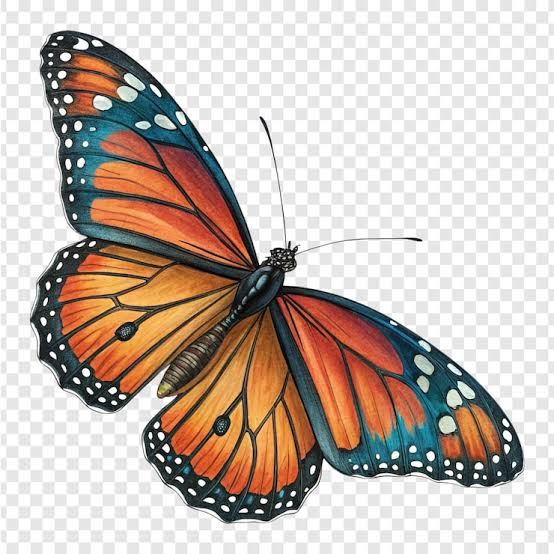
#> input picture Experiment 1 - Solutions by student/Kartik_Kumar_28/image.jpg, 554 x 554 px; its folder holds only this picture in this run
$ python -i segmenters.py   (imports and definitions only)
#> lines starting #> are read from the running program, lines starting #| are printed output that depends on the picture; after the words box and inside, x2 and y2 are one past the last pixel; in counts of white or black regions, pixels touching at a corner belong together
#> further down, picture is the input picture: shape (554, 554, 3); mean B, G, R 177.5, 185.9, 198.6
"""Implementations of the segmentation techniques used in the experiment."""

from __future__ import annotations

import cv2
import numpy as np
from sklearn.cluster import MiniBatchKMeans


def preprocess(image: np.ndarray, kernel_size: int = 5) -> np.ndarray:
#> called with kernel_size = 5
    if kernel_size < 1 or kernel_size % 2 == 0:
        raise ValueError("kernel_size must be a positive odd number")
    gray = cv2.cvtColor(image, cv2.COLOR_BGR2GRAY) if image.ndim == 3 else image.copy()
    return cv2.GaussianBlur(gray, (kernel_size, kernel_size), 0)


def _smaller_foreground(binary: np.ndarray) -> np.ndarray:
    """Treat the less common side of a binary split as foreground."""
    return cv2.bitwise_not(binary) if np.mean(binary > 0) > 0.5 else binary


def global_threshold(gray: np.ndarray, threshold: int = 127) -> np.ndarray:
    _, binary = cv2.threshold(gray, threshold, 255, cv2.THRESH_BINARY)
    return _smaller_foreground(binary)


def otsu_threshold(gray: np.ndarray) -> tuple[np.ndarray, float]:
    value, binary = cv2.threshold(gray, 0, 255, cv2.THRESH_BINARY + cv2.THRESH_OTSU)
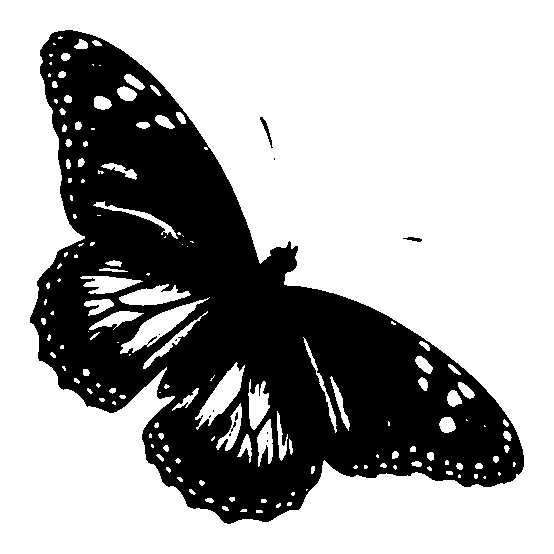
#> binary: shape (554, 554); 66.6% white; 13 black regions (10 under 20 px), largest, box (x1, y1, x2, y2) and area: (30, 30, 524, 524) 102380, (260, 117, 273, 148) 97, (403, 237, 422, 242) 52
#> value = 164
    return _smaller_foreground(binary), float(value)


def adaptive_threshold(gray: np.ndarray, block_size: int = 301, constant: int = -5) -> np.ndarray:
    if block_size < 3 or block_size % 2 == 0:
        raise ValueError("block_size must be an odd number of at least 3")
    binary = cv2.adaptiveThreshold(
        gray, 255, cv2.ADAPTIVE_THRESH_GAUSSIAN_C, cv2.THRESH_BINARY, block_size, constant
    )
    return _smaller_foreground(binary)


def watershed_segmentation(image: np.ndarray) -> tuple[np.ndarray, np.ndarray]:
    gray = preprocess(image)
    binary, _ = otsu_threshold(gray)
    kernel = np.ones((3, 3), np.uint8)
    opened = cv2.morphologyEx(binary, cv2.MORPH_OPEN, kernel, iterations=2)
#> opened: shape (554, 554); 33% white; 1 white region, box (x1, y1, x2, y2) and area: (30, 30, 524, 523) 101152
    sure_background = cv2.dilate(opened, kernel, iterations=3)
#> sure_background: shape (554, 554); 38.7% white; 1 white region, box (x1, y1, x2, y2) and area: (27, 27, 527, 526) 118760
    distance = cv2.distanceTransform(opened, cv2.DIST_L2, 5)
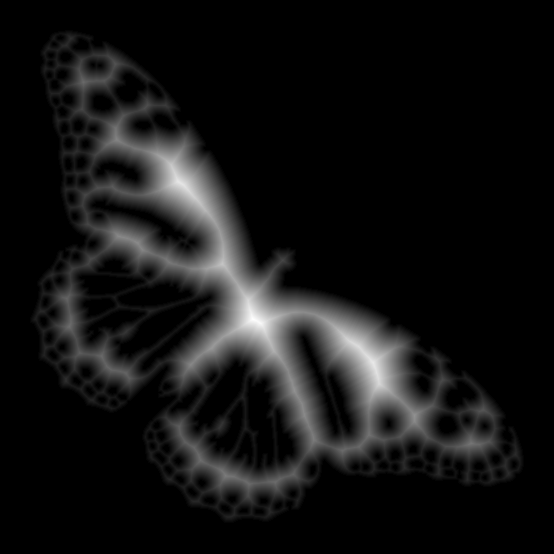
#> distance: shape (554, 554) float32; min 0, max 46.35, mean 3.5; drawn with min black and max white
    sure_foreground = np.zeros_like(opened)
    component_count, component_labels = cv2.connectedComponents(opened)
#> component_count = 2
    for label in range(1, component_count):
        component = component_labels == label
        local_maximum = float(distance[component].max())
        sure_foreground[component & (distance >= 0.70 * local_maximum)] = 255
#> this loop made 1 pass
#> local_maximum on pass 1: 46.35
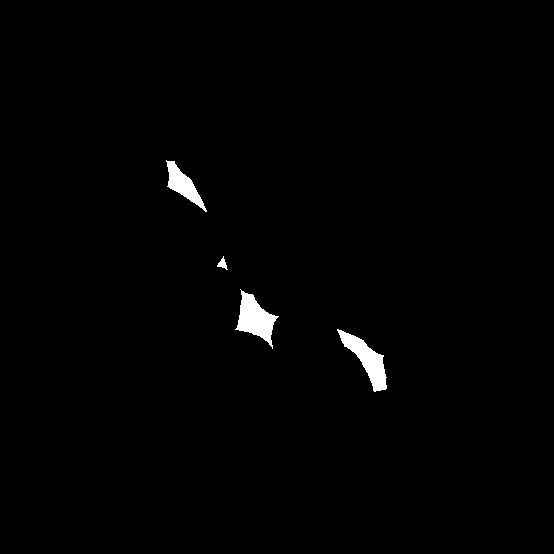
#> sure_foreground: shape (554, 554); 1% white; 4 white regions, box (x1, y1, x2, y2) and area: (235, 289, 279, 349) 1178, (337, 329, 387, 392) 1140, (166, 160, 207, 212) 762, (217, 256, 228, 270) 69
    unknown = cv2.subtract(sure_background, sure_foreground)
#> unknown: shape (554, 554); 37.7% white; 1 white region, box (x1, y1, x2, y2) and area: (27, 27, 527, 526) 115611

    _, markers = cv2.connectedComponents(sure_foreground)
#> markers: shape (554, 554) int32; 5 distinct labels, from 0 to 4
    markers = markers + 1
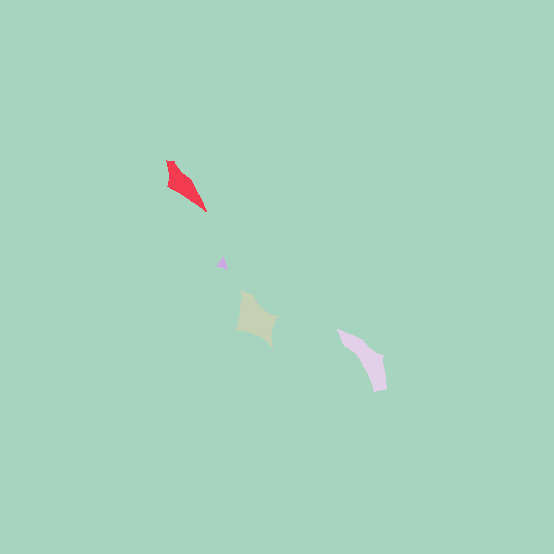
#> markers: shape (554, 554) int32; 5 distinct labels, from 1 to 5; one colour per label, 0 black
    markers[unknown == 255] = 0
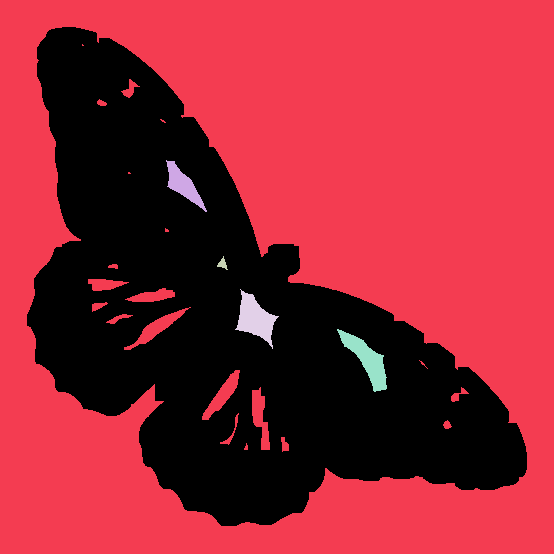
#> markers: shape (554, 554) int32; 6 distinct labels, from 0 to 5; one colour per label, 0 black
    markers = cv2.watershed(image.copy(), markers)
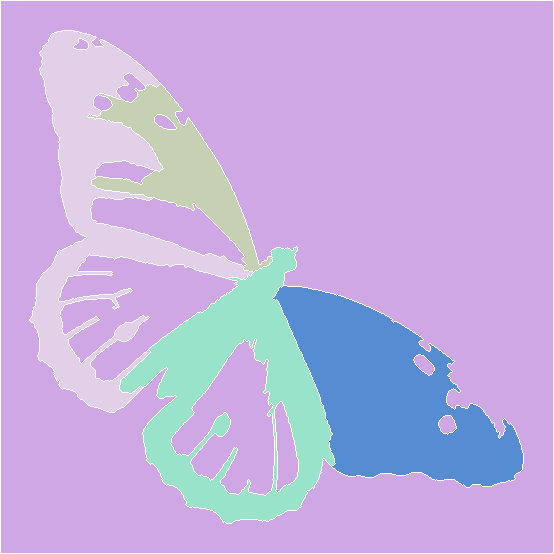
#> markers: shape (554, 554) int32; 6 distinct labels, from -1 to 5; one colour per label, 0 black, -1 white

    mask = np.where(markers > 1, 255, 0).astype(np.uint8)
#> mask: shape (554, 554); 26.2% white; 1 white region, box (x1, y1, x2, y2) and area: (30, 31, 523, 523) 80343
    view = image.copy()
    view[markers == -1] = (0, 0, 255)
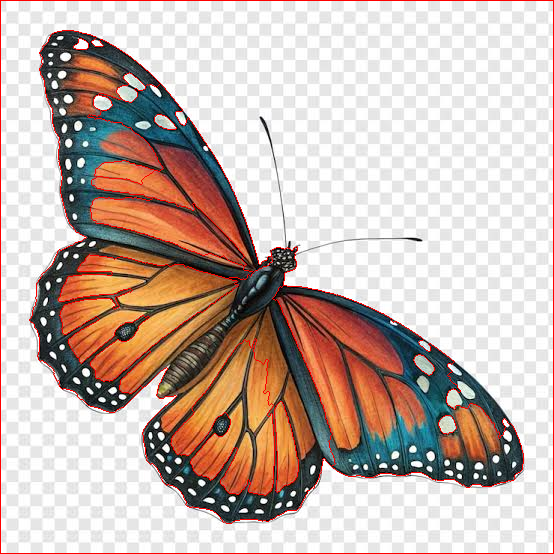
#> view: shape (554, 554, 3); 2.3% of pixels changed, all inside (x1, y1, x2, y2) = (0, 0, 554, 554)
    return mask, view


def kmeans_segmentation(
    image: np.ndarray, clusters: int = 4, random_state: int = 42
) -> tuple[np.ndarray, np.ndarray]:
    if clusters < 2:
        raise ValueError("clusters must be at least 2")
    pixels = image.reshape((-1, 3)).astype(np.float32)
    model = MiniBatchKMeans(
        n_clusters=clusters, random_state=random_state, n_init=5, batch_size=4096
    )
    labels = model.fit_predict(pixels)
    centers = np.clip(model.cluster_centers_, 0, 255).astype(np.uint8)
    quantized = centers[labels].reshape(image.shape)

    brightness = cv2.cvtColor(centers.reshape(1, -1, 3), cv2.COLOR_BGR2GRAY).ravel()
    gray = cv2.cvtColor(image, cv2.COLOR_BGR2GRAY)
    otsu_value, _ = cv2.threshold(gray, 0, 255, cv2.THRESH_BINARY + cv2.THRESH_OTSU)
    foreground_labels = np.flatnonzero(brightness > otsu_value)
    mask = np.where(
        np.isin(labels.reshape(image.shape[:2]), foreground_labels), 255, 0
    ).astype(np.uint8)
    mask = _smaller_foreground(mask)
    return quantized, mask

>>> import cv2
>>> picture = cv2.imread('../../../Experiment 1 - Solutions by student/Kartik_Kumar_28/image.jpg')
>>> result = watershed_segmentation(picture)
